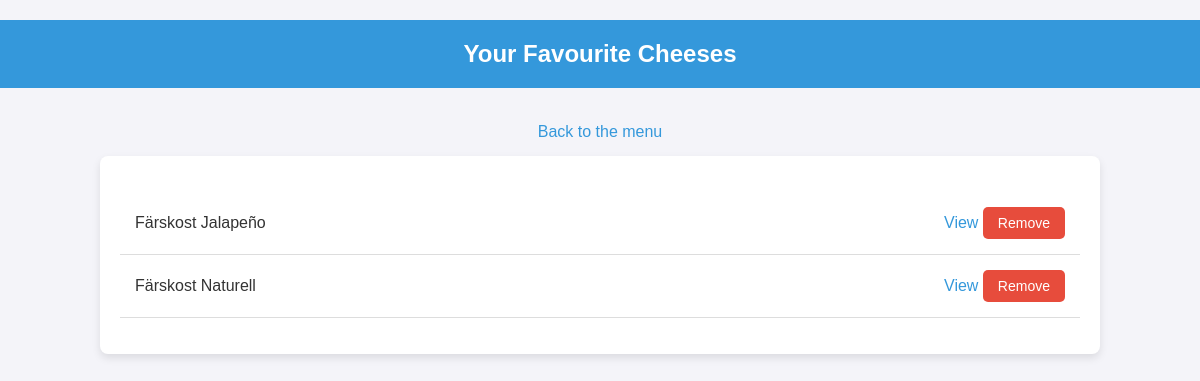
/favourites (signed in), run on an earlier commit of the app's database.
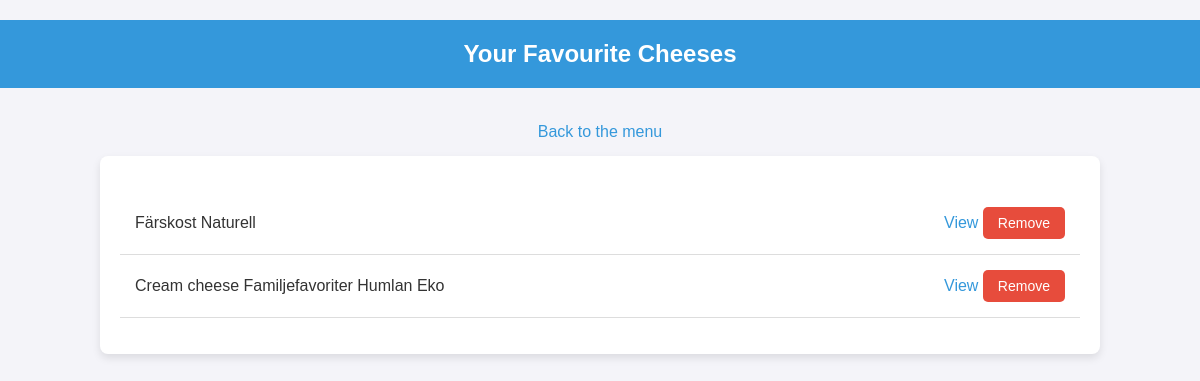
And on a later commit of the database.
### database/models.py (models this page shows, shortened)
class FavouriteProduct(Base):
    __tablename__ = 'favourite_product'
    id = Column(Integer, primary_key=True, autoincrement=True)
    user_id = Column(Integer, ForeignKey('user.id'), nullable=False)
    cheese_id = Column(Integer, ForeignKey('cheeseprices.id'), nullable=False)
    cheese = relationship('CheeseData', backref='favourites')

class CheeseData(Base):
    __tablename__ = 'cheeseprices'
    id = Column(Integer, primary_key=True, autoincrement=True)
    name = Column(String(150), nullable=False, index=True)
    price = Column(String(150), nullable=False)
    fetched_date = Column(DateTime, nullable=False)

### app/routes.py (the view)
@bp.route("/favourites")
@login_required
def favourites():
    session = SessionLocal()
    favourite_cheeses = session.query(FavouriteProduct).filter_by(user_id=current_user.id).all()
    return render_template('favourites.html', cheeses=favourite_cheeses)

### app/__init__.py (called while the page is built)
@login_manager.user_loader
def load_user(user_id):
    session = SessionLocal()
    user = session.get(User, int(user_id))
    session.close()
    return user

### app/templates/favourites.html (shortened to what this page needs)
<!DOCTYPE html>
<html lang="en">
<head>
</head>
<body>
    <h2>Your Favourite Cheeses</h2>
    <a href="/loginview" class="back-link">Back to the menu</a>
    <div class="container">
        {% if cheeses %}
            <ul>
                {% for cheese in cheeses %}
                    <li>
                        <span>{{ cheese.cheese.name }}</span>
                        <div>
                            <a href="{{ url_for('main.cheese_statistics_favourites', cheese_name=cheese.cheese.name) }}">View</a>
                            <form action="{{ url_for('main.remove_favourite', favourite_id=cheese.id) }}" method="POST" style="display:inline;">
                                <button type="submit">Remove</button>
                            </form>
                        </div>
                    </li>
                {% endfor %}
            </ul>
        {% else %}
            <p>You don't have any favorite cheeses yet.</p>
        {% endif %}
    </div>
</body>
</html>

What changed in the data, as far as the page shows it:
removed FavouriteProduct: cheese.name "Färskost Jalapeño"
added FavouriteProduct: cheese.name "Cream cheese Familjefavoriter Humlan Eko"
